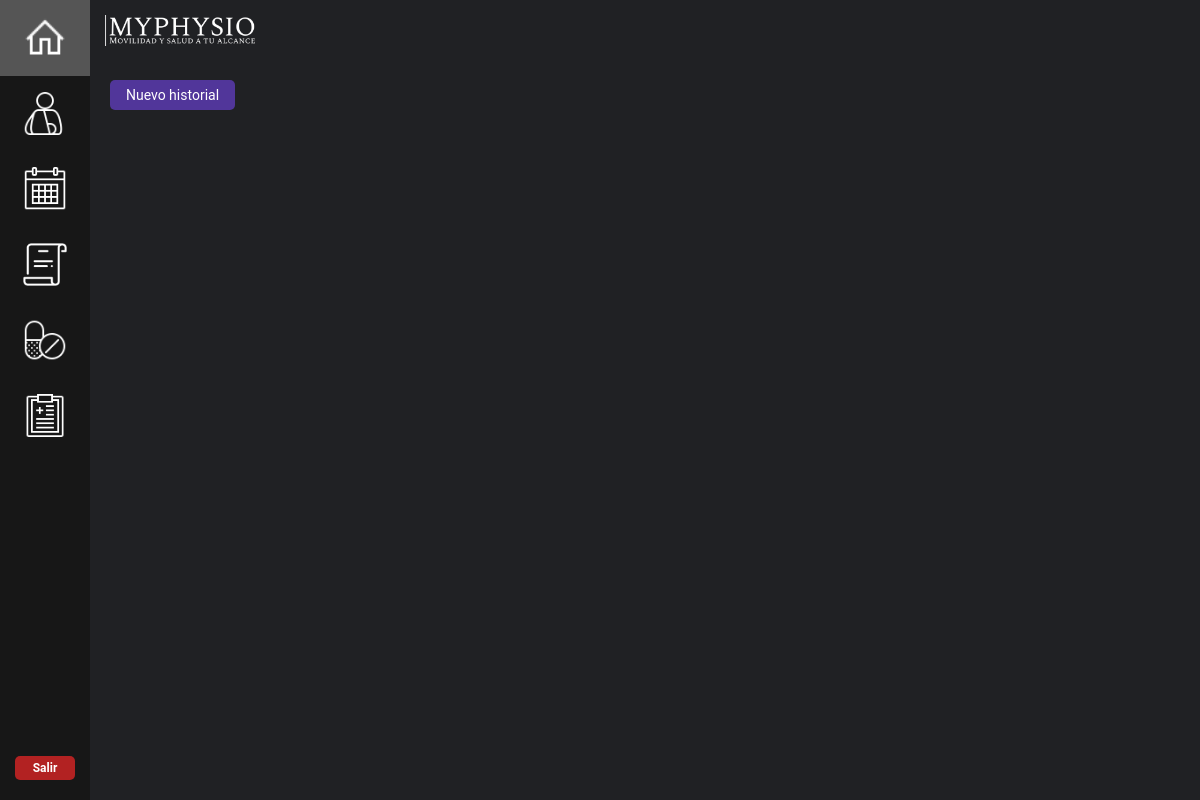
Before: /historial/ with the older database file.
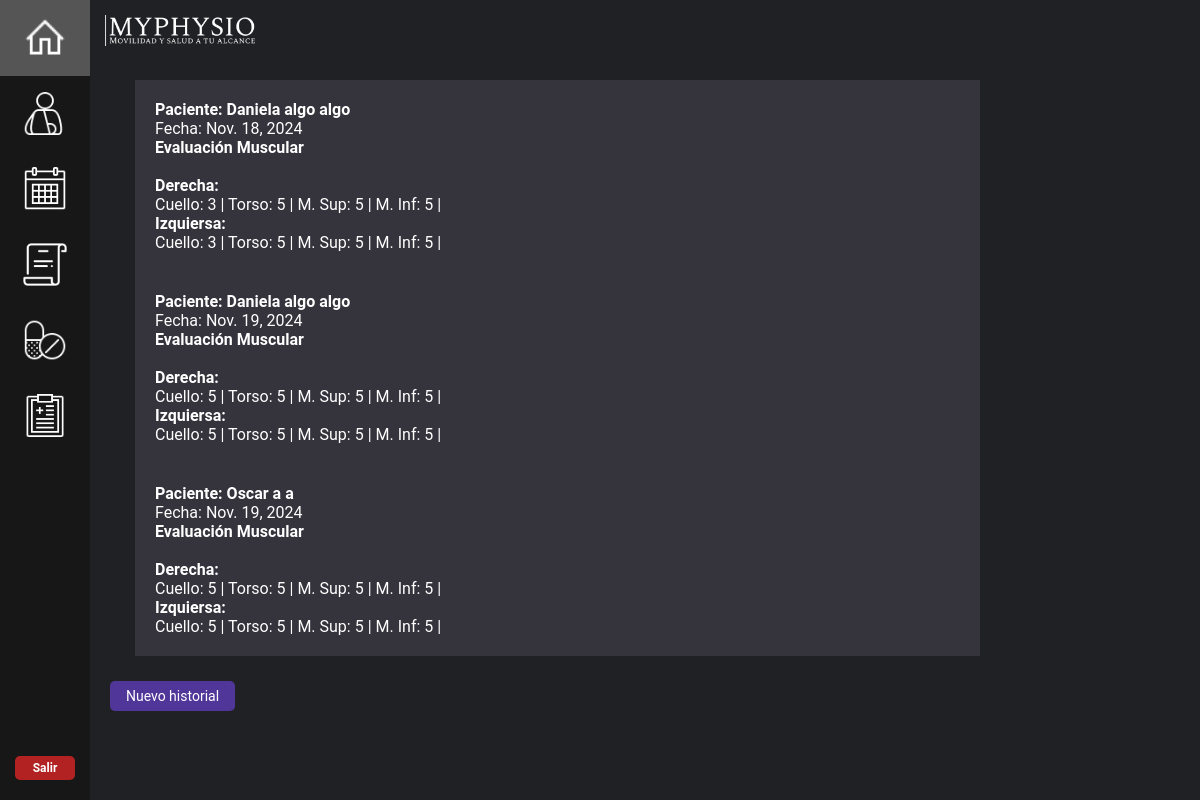
After: the same page with the newer database file.
### mainapp/models.py (models this page shows, shortened)
class Historial(models.Model):
    paciente = models.ForeignKey(Paciente, on_delete=models.CASCADE, blank=False, null=False)
    fecha = models.DateField()
    cuello_d = models.IntegerField(blank=True, null=True)
    torso_d = models.IntegerField(blank=True, null=True)
    m_sup_d = models.IntegerField(blank=True, null=True)
    m_inf_d = models.IntegerField(blank=True, null=True)
    cuello_i = models.IntegerField(blank=True, null=True)
    torso_i = models.IntegerField(blank=True, null=True)
    m_sup_i = models.IntegerField(blank=True, null=True)
    m_inf_i = models.IntegerField(blank=True, null=True)
    cuello_dg = models.IntegerField(blank=True, null=True)
    torso_dg = models.IntegerField(blank=True, null=True)
    m_sup_dg = models.IntegerField(blank=True, null=True)
    m_inf_dg = models.IntegerField(blank=True, null=True)
    cuello_ig = models.IntegerField(blank=True, null=True)
    torso_ig = models.IntegerField(blank=True, null=True)
    m_sup_ig = models.IntegerField(blank=True, null=True)
    m_inf_ig = models.IntegerField(blank=True, null=True)
    flexv_ms_hd = models.IntegerField(blank=True, null=True)
    flexh_ms_hd = models.IntegerField(blank=True, null=True)
    extv_ms_hd = models.IntegerField(blank=True, null=True)
    exth_ms_hd = models.IntegerField(blank=True, null=True)
    abd_ms_hd = models.IntegerField(blank=True, null=True)
    add_ms_hd = models.IntegerField(blank=True, null=True)
    rotext_ms_hd = models.IntegerField(blank=True, null=True)
    rotint_ms_hd = models.IntegerField(blank=True, null=True)
    flexv_ms_hi = models.IntegerField(blank=True, null=True)
    flexh_ms_hi = models.IntegerField(blank=True, null=True)
    extv_ms_hi = models.IntegerField(blank=True, null=True)
    exth_ms_hi = models.IntegerField(blank=True, null=True)
    abd_ms_hi = models.IntegerField(blank=True, null=True)
    add_ms_hi = models.IntegerField(blank=True, null=True)
    rotext_ms_hi = models.IntegerField(blank=True, null=True)
    rotint_ms_hi = models.IntegerField(blank=True, null=True)
    flex_ms_bd = models.IntegerField(blank=True, null=True)
    ext_ms_bd = models.IntegerField(blank=True, null=True)
    pron_ms_bd = models.IntegerField(blank=True, null=True)
    susp_ms_bd = models.IntegerField(blank=True, null=True)
    flex_ms_bi = models.IntegerField(blank=True, null=True)
    ext_ms_bi = models.IntegerField(blank=True, null=True)
    pron_ms_bi = models.IntegerField(blank=True, null=True)
    susp_ms_bi = models.IntegerField(blank=True, null=True)
    flex_ms_md = models.IntegerField(blank=True, null=True)
    ext_ms_md = models.IntegerField(blank=True, null=True)
    abdr_ms_md = models.IntegerField(blank=True, null=True)
    add_ms_md = models.IntegerField(blank=True, null=True)
    flex_ms_mi = models.IntegerField(blank=True, null=True)
    ext_ms_mi = models.IntegerField(blank=True, null=True)
    abdr_ms_mi = models.IntegerField(blank=True, null=True)
    add_ms_mi = models.IntegerField(blank=True, null=True)
    flex_mi_cd = models.IntegerField(blank=True, null=True)
    ext_mi_cd = models.IntegerField(blank=True, null=True)
    flexcr_mi_cd = models.IntegerField(blank=True, null=True)
    abd_mi_cd = models.IntegerField(blank=True, null=True)
    add_mi_cd = models.IntegerField(blank=True, null=True)
    rotint_mi_cd = models.IntegerField(blank=True, null=True)
    rotext_mi_cd = models.IntegerField(blank=True, null=True)
    flex_mi_ci = models.IntegerField(blank=True, null=True)
    ext_mi_ci = models.IntegerField(blank=True, null=True)
    flexcr_mi_ci = models.IntegerField(blank=True, null=True)
    abd_mi_ci = models.IntegerField(blank=True, null=True)
    add_mi_ci = models.IntegerField(blank=True, null=True)
    rotint_mi_ci = models.IntegerField(blank=True, null=True)
    rotext_mi_ci = models.IntegerField(blank=True, null=True)
    flex_mi_pd = models.IntegerField(blank=True, null=True)
    ext_mi_pd = models.IntegerField(blank=True, null=True)
    rotint_mi_pd = models.IntegerField(blank=True, null=True)
    rotext_mi_pd = models.IntegerField(blank=True, null=True)
    flexplan_mi_pd = models.IntegerField(blank=True, null=True)
    dors_mi_pd = models.IntegerField(blank=True, null=True)
    inve_mi_pd = models.IntegerField(blank=True, null=True)
    ever_mi_pd = models.IntegerField(blank=True, null=True)
    flex_mi_pi = models.IntegerField(blank=True, null=True)
    ext_mi_pi = models.IntegerField(blank=True, null=True)
    rotint_mi_pi = models.IntegerField(blank=True, null=True)
    rotext_mi_pi = models.IntegerField(blank=True, null=True)
    flexplan_mi_pi = models.IntegerField(blank=True, null=True)
    dors_mi_pi = models.IntegerField(blank=True, null=True)
    inve_mi_pi = models.IntegerField(blank=True, null=True)
    ever_mi_pi = models.IntegerField(blank=True, null=True)

class Paciente(models.Model):
    nombre = models.CharField(max_length=50)
    apellido_paterno = models.CharField(max_length=50)
    apellido_materno = models.CharField(max_length=50)
    edad = models.IntegerField()
    sexo = models.CharField(max_length=50, blank=True, null=True)
    direccion = models.CharField(max_length=50, blank=True, null=True)
    telefonoP = models.IntegerField(blank=True, null=True)
    emailP = models.EmailField(blank=True, null=True)
    sintomas = models.CharField(max_length=50, blank=True, null=True)
    frecuencia_dolor = models.CharField(max_length=50, blank=True, null=True)
    act_causante = models.CharField(max_length=50, blank=True, null=True)
    descripcion_dolor = models.CharField(max_length=50, blank=True, null=True)
    intensidad_dolor = models.CharField(max_length=50, blank=True, null=True)
    tratamiento = models.CharField(max_length=50, blank=True, null=True)
    lesiones = models.CharField(max_length=50, blank=True, null=True)
    condicion = models.CharField(max_length=50, blank=True, null=True)
    tratamientos_previos = models.CharField(max_length=50, blank=True, null=True)
    medicacion_actual = models.CharField(max_length=50, blank=True, null=True)
    peso = models.IntegerField(blank=True, null=True)
    altura = models.IntegerField(blank=True, null=True)
    rango_mov = models.IntegerField(blank=True, null=True)
    presion = models.CharField(max_length=50, blank=True, null=True)
    ocupacion = models.CharField(max_length=50, blank=True, null=True)
    act_fisica = models.CharField(max_length=50, blank=True, null=True)
    descanso = models.CharField(max_length=50, blank=True, null=True)
    alimentacion = models.CharField(max_length=50, blank=True, null=True)
    def __str__(self):
        return self.nombre + ' ' + self.apellido_paterno + ' ' + self.apellido_materno

### mainapp/views.py (the view)
# urls.py: path("historial/", views.historial, name="historial"),
def historial(request):
    info_receta = Historial.objects.all
    return render(request, "./historial.html", {'all': info_receta})

### mainapp/templates/historial.html (shortened to what this page needs)
{% extends "dashboard_home.html" %}
{% load static %}
{% block content %}
<div class="container_recetas">
{% for item in all %}
    <div class="info_recetas">
    <strong>Paciente: {{item.paciente}}</strong> <br>
    Fecha: {{item.fecha}}
    <br><strong>Evaluación Muscular</strong><br>
    <br><strong>Derecha:</strong> <br>
    Cuello: {{item.cuello_d}} |
    Torso: {{item.torso_d}} |
    M. Sup: {{item.m_sup_d}} |
    M. Inf: {{item.m_inf_d}} |
    <br><strong>Izquiersa:</strong> <br>
    Cuello: {{item.cuello_i}} |
    Torso: {{item.torso_i}} |
    M. Sup: {{item.m_sup_i}} |
    M. Inf: {{item.m_inf_i}} |
    </div>
{% endfor %}
</div>
    <a href="/reg_historial"><button id="next1" class="next-button" type="button">Nuevo historial</button></a>
{% endblock %}

### mainapp/templates/dashboard_home.html (shortened to what this page needs)
{% load static %}
<!DOCTYPE html>
<html lang="es">
<link rel="stylesheet" href="{% static 'styles.css' %}">
<head>
</head>
    <body>
        {% block side_nav %}
        <div class="sidebar">
            <a href="/home" class="icons"> <img src="{% static 'assets/home.png' %}"></a>
            <a href="/pacientes" class="icons"> <img src="{% static 'assets/paciente.png' %}"></a>
            <a href="/citas" class="icons"> <img src="{% static 'assets/calendario.png' %}"></a>
            <a href="/historial" class="icons"> <img src="{% static 'assets/historial.png' %}"></a>
            <a href="/recetas" class="icons"> <img src="{% static 'assets/pildoras.png' %}"></a>
            <a href="/" class="icons"> <img src="{% static 'assets/reporte.png' %}"></a>
            <form class="logout" action="{% url 'index' %}" method = "POST">
            <button class="logout-button" aria-label="User Logout" title="User Logout">Salir</button>
            </form>
        </div>
        <a href="/"> <img class="logo" src="{% static 'assets/logo1.png' %}"> <a/>
        {% endblock %}
        <div class="main-container">
          {% block content %}
          {% endblock %}
        </div>
    </body>
</html>

### mystaticfiles/styles.css (style rules this page uses)
* { font-family: 'Roboto'; }
body { display: flex; flex-direction: column; margin: 0; min-height: 100vh; color: white; background-color: #202124; }
.next-button { width: 250px; height: 30px; text-align: center; background-color: #51369A; color: white; font-size: 14px; cursor: pointer; border-radius: 5px; border: none; align-self: center; margin-right: 16%; transition: all ease 0.5s; }

### mainapp/templates/dashboard_home.html (style rules this page uses)
body { margin: 0; font-family: "Roboto"; color: white; background-color: #202124; }
.sidebar { margin: 0; padding: 0; width: 90px; background-color: #171717; position: fixed; height: 100%; overflow: auto; z-index: 1000; }
.sidebar .icons { display: block; color: white; padding: 16px; text-decoration: none; }
.main-container { margin-left: 90px; padding: 20px; min-height: calc(100vh - 80px); position: relative; }
img { width:75%; display:block; margin-left:auto; margin-right:auto; }
.logout-button { position: fixed; bottom: 20px; display: block; margin-left: 15px; margin-right: 15px; color: white; font-weight: bold; font-size: 12px; background-color: #B22222; border-radius: 5px; border: none; padding: 5px 5px; min-width: 60px; cursor: pointer; transition: all 0.3s ease 0s; }
.logo { width: 150px; position: fixed; top: 15px; left: 105px; z-index: 900; }

### mainapp/templates/historial.html (style rules this page uses)
.container_recetas { margin: 60px 200px 25px 25px; }
.info_recetas { background-color: #35333C; dispĺay: flex; padding: 20px; }
.next-button { width: 125px; height: 30px; text-align: center; background-color: #51369A; color: white; font-size: 14px; cursor: pointer; border-radius: 5px; border: none; align-self: center; margin-right: 16%; transition: all ease 0.5s; }

Changed rows visible on the page:
added Historial: paciente "Daniela algo algo", fecha "Nov. 18, 2024", cuello_d "3", torso_d "5", m_sup_d "5", m_inf_d "5", cuello_i "3", torso_i "5", m_sup_i "5", m_inf_i "5"
added Historial: paciente "Daniela algo algo", fecha "Nov. 19, 2024", cuello_d "5", torso_d "5", m_sup_d "5", m_inf_d "5", cuello_i "5", torso_i "5", m_sup_i "5", m_inf_i "5"
added Historial: paciente "Oscar a a", fecha "Nov. 19, 2024", cuello_d "5", torso_d "5", m_sup_d "5", m_inf_d "5", cuello_i "5", torso_i "5", m_sup_i "5", m_inf_i "5"
